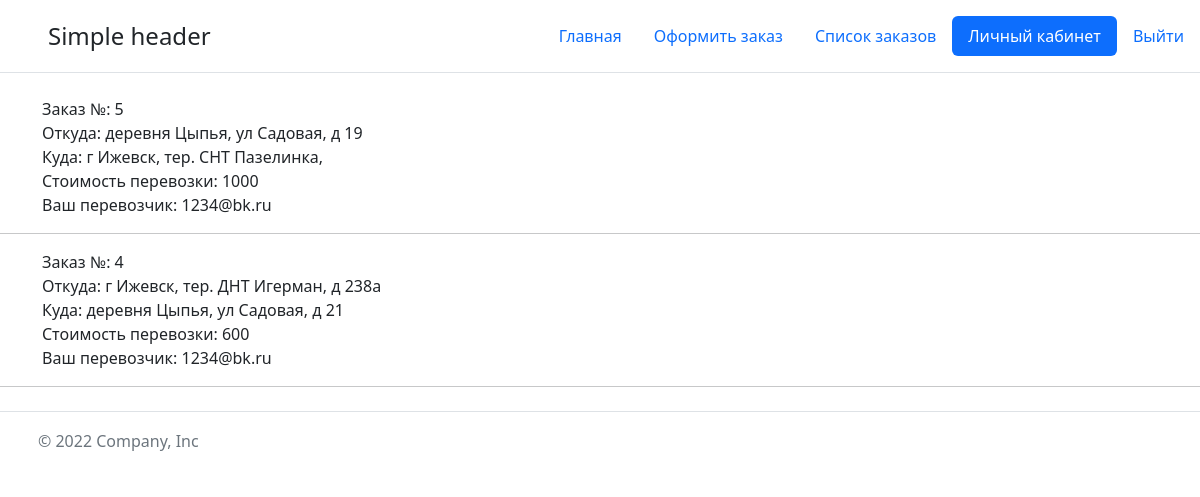
/account/order (signed in), run on an earlier commit of the app's database.
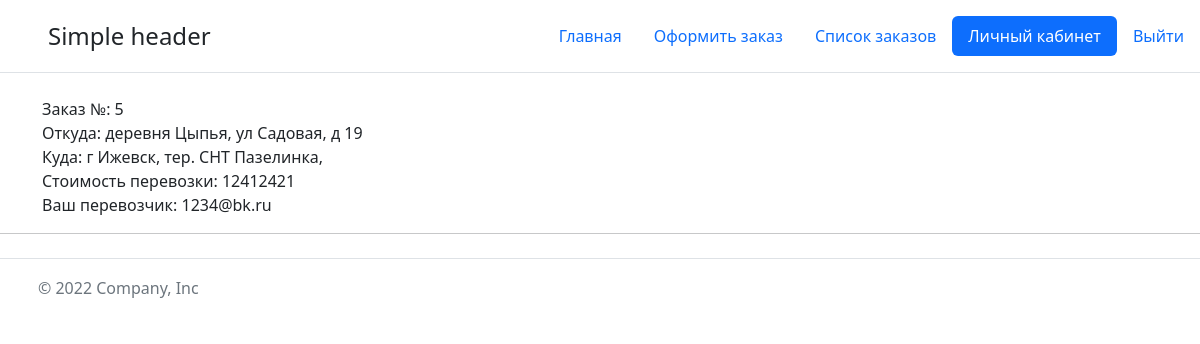
And on a later commit of the database.
### main/models.py (models this page shows, shortened)
class Order(models.Model):
    company = models.ForeignKey(User, on_delete=models.PROTECT, related_name='order_author')
    company_name = models.CharField(max_length=100)
    address_city = models.CharField(max_length=50)
    address_street = models.CharField(max_length=100, blank=True, null=True)
    full_address = models.CharField(max_length=150)
    address_city_to = models.CharField(max_length=50)
    address_street_to = models.CharField(max_length=100, blank=True, null=True)
    full_address_to = models.CharField(max_length=150)
    price = models.DecimalField(verbose_name='Стоимость', max_digits=19, decimal_places=0, blank=True, null=True)
    carrier = models.ForeignKey('Order_wait_list', on_delete=models.SET_NULL, related_name='order_carrier',
                                   blank=True, null=True,)
    is_complete = models.BooleanField(default=False, blank=True, null=True)
    is_payments = models.BooleanField(default=False, blank=True, null=True)
    data = models.DateTimeField(auto_now_add=True, blank=True, null=True)
    data_update = models.DateTimeField(auto_now=True, blank=True, null=True)
    is_hidden = models.BooleanField(default=False, verbose_name='Скрыт от пользователя (думает что удален!)')

class Order_wait_list(models.Model):
    order = models.ForeignKey(Order, on_delete=models.CASCADE, verbose_name='Заказ', related_name='order_in_w_list')
    carrier = models.ForeignKey(User, on_delete=models.CASCADE, verbose_name='Доставщик', related_name='carrier_order')
    carrier_price = models.DecimalField(verbose_name='Стоимость', max_digits=19, decimal_places=0)
    data_add_to_wait_list = models.DateTimeField(verbose_name='Дата создания заявки', auto_now_add=True)
    is_selected = models.BooleanField(default=False, verbose_name='Выбрана заказчиком')
    def __str__(self):
        return f'{self.carrier}'

class User(AbstractBaseUser, PermissionsMixin):
    company_name = models.CharField(max_length=255, unique=True, verbose_name='Названием организации')
    email = models.EmailField(null=False, unique=True, verbose_name='Email')
    phone = models.CharField(max_length=32, null=True, blank=True, verbose_name='Телефоном')
    inn = models.CharField(max_length=12, null=False, unique=True, verbose_name='ИНН организации')
    data_registration = models.DateTimeField(auto_now_add=True, verbose_name='Дата регистрации')
    is_carrier = models.BooleanField(default=False, verbose_name='Перевозчик')
    is_active = models.BooleanField(default=True, verbose_name='Активен')
    is_staff = models.BooleanField(default=False, verbose_name='Сотрудник')
    is_superuser = models.BooleanField(default=False, verbose_name='Суперпользователь')
    is_verified = models.BooleanField(default=False, verbose_name='Верифицирован')
    email_verified = models.BooleanField(default=False, verbose_name='Верификация email')
    object = UserManager()
    USERNAME_FIELD = 'email'
    REQUIRED_FIELDS = []
    class Meta:
        verbose_name = 'Пользователь'
        verbose_name_plural = 'Пользователи'

### main/views.py (the view)
# urls.py: path('account/order', views.your_order_list, name='y_o_l'),
@login_required
def your_order_list(request):
    paginate_by = 2
    p = Order.objects.all().order_by('-id').filter(company=request.user, is_hidden=False)
    paginator = Paginator(p, paginate_by)
    page_number = request.GET.get('page')
    page_obj = paginator.get_page(page_number)
    page_paginator = page_obj.has_other_pages()
    if request.method == 'POST':
        Order.objects.filter(pk=request.POST['order']).update(is_hidden=True)
        return render(request, 'main/user_order_list.html', {
            'title': 'Ваши заказы', 'active_account': 'active', 'page_paginator': page_paginator, 'page_obj': page_obj
        })
    return render(request, 'main/user_order_list.html', {
        'title': 'Ваши заказы', 'active_account': 'active', 'page_paginator': page_paginator, 'page_obj': page_obj
    })

### main/templates/main/user_order_list.html (shortened to what this page needs)
{% extends 'main/base.html' %}
{% block content %}
{%for item in page_obj%}
<div class="container">
    <div class="wrapper">
        <ul>
            <li><p>Заказ №: {{item.id}}</p></li>
            <li><p>Откуда: {{item.full_address}}</p></li>
            <li><p>Куда: {{item.full_address_to}}</p></li>
            <li><p>Стоимость перевозки: {{item.price}}</p></li>
            {% if item.carrier != None %}
            <li><p>Ваш перевозчик: {{item.carrier}}</p></li>
            {% endif %}
        </ul>
    </div>
</div>
<hr>
{%endfor%}
{% endblock %}

What changed in the data, as far as the page shows it:
no longer on this page (row edited): Order: id "4", full_address "г Ижевск, тер. ДНТ Игерман, д 238а", full_address_to "деревня Цыпья, ул Садовая, д 21", price "600", carrier "1234@bk.ru"
changed Order "деревня Цыпья, ул Садовая, д 19": price "1000" → "12412421"
